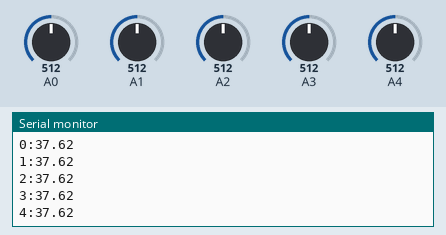
A sketch run on a simulated Arduino Uno, built with avr-gcc and run on an emulated ATmega328P. On the bench: the last lines printed to the serial monitor. The inputs (shaded band) are chosen by the test bench; at power-on: A0 = 512, A1 = 512, A2 = 512, A3 = 512, A4 = 512.

Above: at 5.8 s.
5.9 s: A0 set to 716
At 6.8 s:
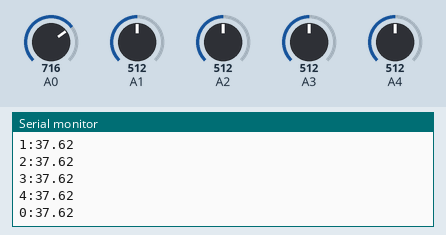
11.9 s: A1 set to 716
At 12.8 s:
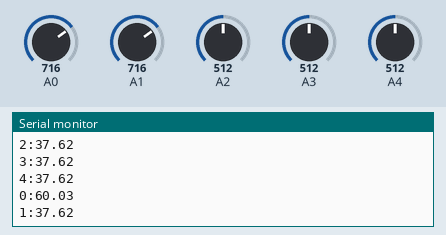
17.9 s: A2 set to 716
At 18.8 s:
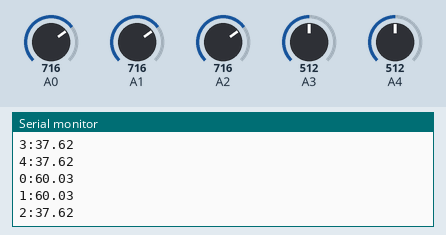
23.9 s: A3 set to 716
At 24.8 s:
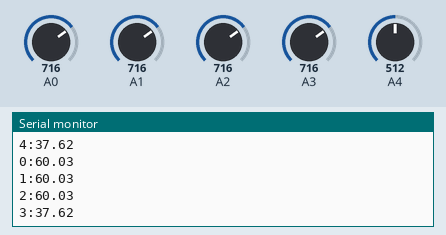
29.9 s: A4 set to 716
At 30.8 s:
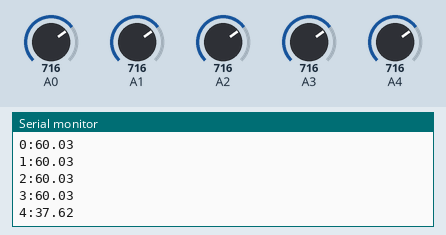
35.9 s: A0 set to 992
At 36.7 s:
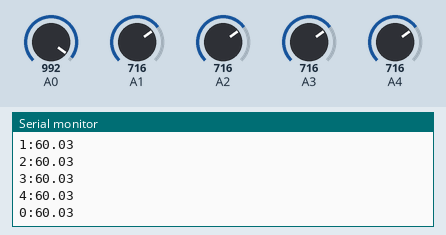
Timing chart, 0 to 38.9 s (numbered marks = the images above; inputs shaded):
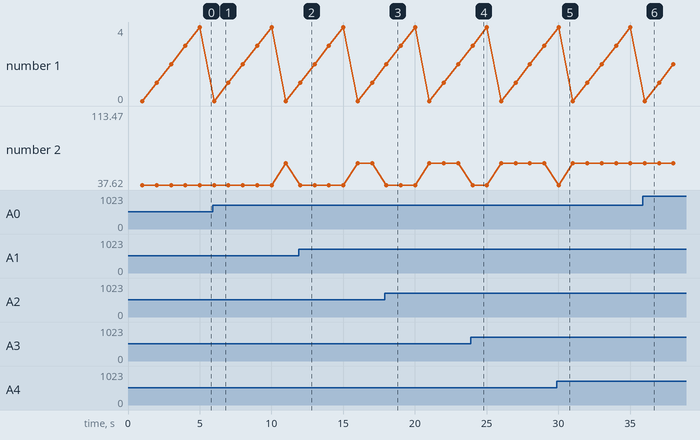

Measured:
- plotted number 2: 37.62 → 60.03 after the input at 5.9 s

The sketch:

temperature_monitor.ino
```cpp
const int referenceVolts = 5;
const int delayTime = 1000;
const int number_of_sensors = 5;
/*
Assuming a third degree polynomial relationship between voltage
and temperature with a voltage divider made of an ntc
thermistor (pullup) and a 5k6 resistor (to ground).
Voltage measured across the 5k6 resistor.

*/

const float a3 = 1.669;
const float b2 = -10.809;
const float c1 =  41.851;
const float d = -25.581;


void setup(){
  Serial.begin(9600);
}

float getTemp(int in){
  int val = analogRead(in);
  float volts = (val / 1023.0) * referenceVolts;
  return a3*volts*volts*volts + b2*volts*volts + c1*volts + d;
}

void reportTemp(int in, float temp){
  Serial.print(in);
  Serial.print(":");
  Serial.println(temp);
}

void loop(){
  float temp;
  for(int in=0; in<number_of_sensors; in++){
    temp = getTemp(in);
    delay(delayTime);
    reportTemp(in, temp);
  }
}
```
